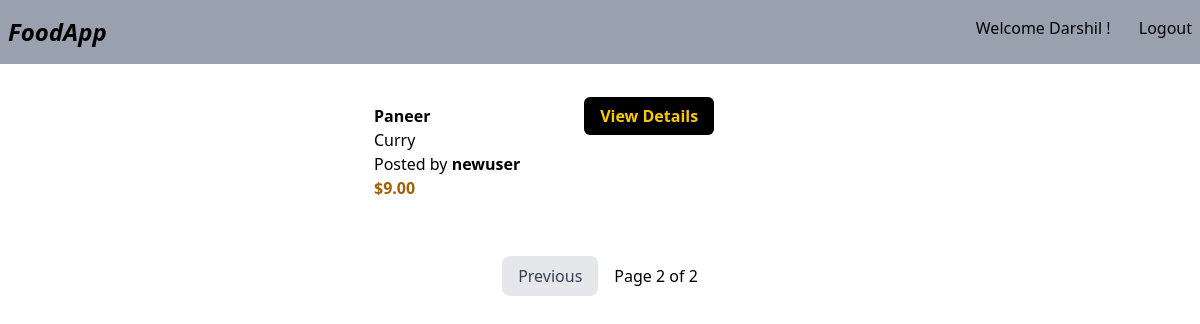
The page /myapp/?page=2 (signed in) on the database its author committed.
### myapp/models.py (models this page shows, shortened)
class Item(models.Model):
    class Meta:
        indexes = [models.Index(fields = ['user_name','item_price'])]
    user_name = models.ForeignKey(User, on_delete=models.CASCADE, default=1)
    item_name = models.CharField(max_length=200, db_index=True)
    item_desc = models.CharField()
    item_price = models.DecimalField(max_digits=6, decimal_places=2, db_index=True)
    item_image = models.URLField(max_length=500, default='https://www.svgrepo.com/show/66980/fast-food-placeholder.svg')
    is_available = models.BooleanField(default=True)
    created_at = models.DateTimeField(auto_now_add=True)
    is_deleted = models.BooleanField(default=False)
    deleted_at = models.DateTimeField(blank=True, null=True) #Saves timestamp of when deleted
    objects = ItemManager()
    all_objects = models.Manager()

### myapp/views.py (the view)
# urls.py: path('',views.index, name='index'),
@login_required()
def index(request):
    item_list = Item.objects.all()
    paginator = Paginator(item_list, 5)
    page_number = request.GET.get("page")
    page_obj = paginator.get_page(page_number)
    context = {'page_obj':page_obj}
    return render(request, "myapp/index.html", context)

### myapp/managers.py (called while the page is built)
    def get_queryset(self):
        return super().get_queryset().filter(is_deleted=False)

### myapp/templates/myapp/index.html (shortened to what this page needs)
{% extends 'myapp/base.html' %}
{% block body %}
<div>
    {% for item in page_obj %}
        <div class="m-10 flex mx-auto w-3/4">
            <div>
            </div>
            <div class="mx-16">
                <div class="font-bold">{{item.item_name}}</div>
                <div>{{item.item_desc}}</div>
                <div>Posted by <b>{{item.user_name}}</b></div>
                <div class="text-yellow-700 font-bold">${{item.item_price}}</div>
            </div>
            <div ><a class="bg-black text-yellow-400 font-bold px-4 py-2 rounded-md" href="{% url 'myapp:detail' item.id %}">View Details</a></div>
        </div>
    {% endfor %}
</div>
<div class="flex items-center justify-center space-x-4 py-4">
    {% if page_obj.has_previous %}
        <a href="?page={{page_obj.previous_page_number}}" class="px-4 py-2 rounded-lg bg-gray-200 text-gray-700 hover:bg-gray-300 transition">Previous</a>
    {% endif %}
    <span>Page {{page_obj.number}} of {{page_obj.paginator.num_pages}}</span>
</div>
{% endblock %}

### myapp/templates/myapp/base.html (shortened to what this page needs)
<!doctype html>
<html lang="en">
  <head>
    <script src="https://cdn.jsdelivr.net/npm/@tailwindcss/browser@4"></script>
  </head>
  <body>
    <nav class="bg-gray-400">
      <div class="flex justify-between px-2 py-4">
        <a href="" class="font-bold italic text-2xl">FoodApp</a>
        <div class="space-x-6">
          <a href="{% url 'profile' %}">Welcome {{user.username}} !</a>
          {% if user.is_authenticated %}
            <a href="{% url 'logout' %}">Logout</a>
          {% else %}
            <a href="{% url 'login' %}">Login</a>
          {% endif %}
        </div>
      </div>
    </nav>
    {% block body %}
    {% endblock %}
  </body>
</html>

### rows shown on the page
Item: item_name "Paneer", item_desc "Curry", user_name "newuser", item_price "9.00"

### other values the page prints
{{ user.username }} "Darshil"
{{ page_obj.number }} "2"
{{ page_obj.paginator.num_pages }} "2"
